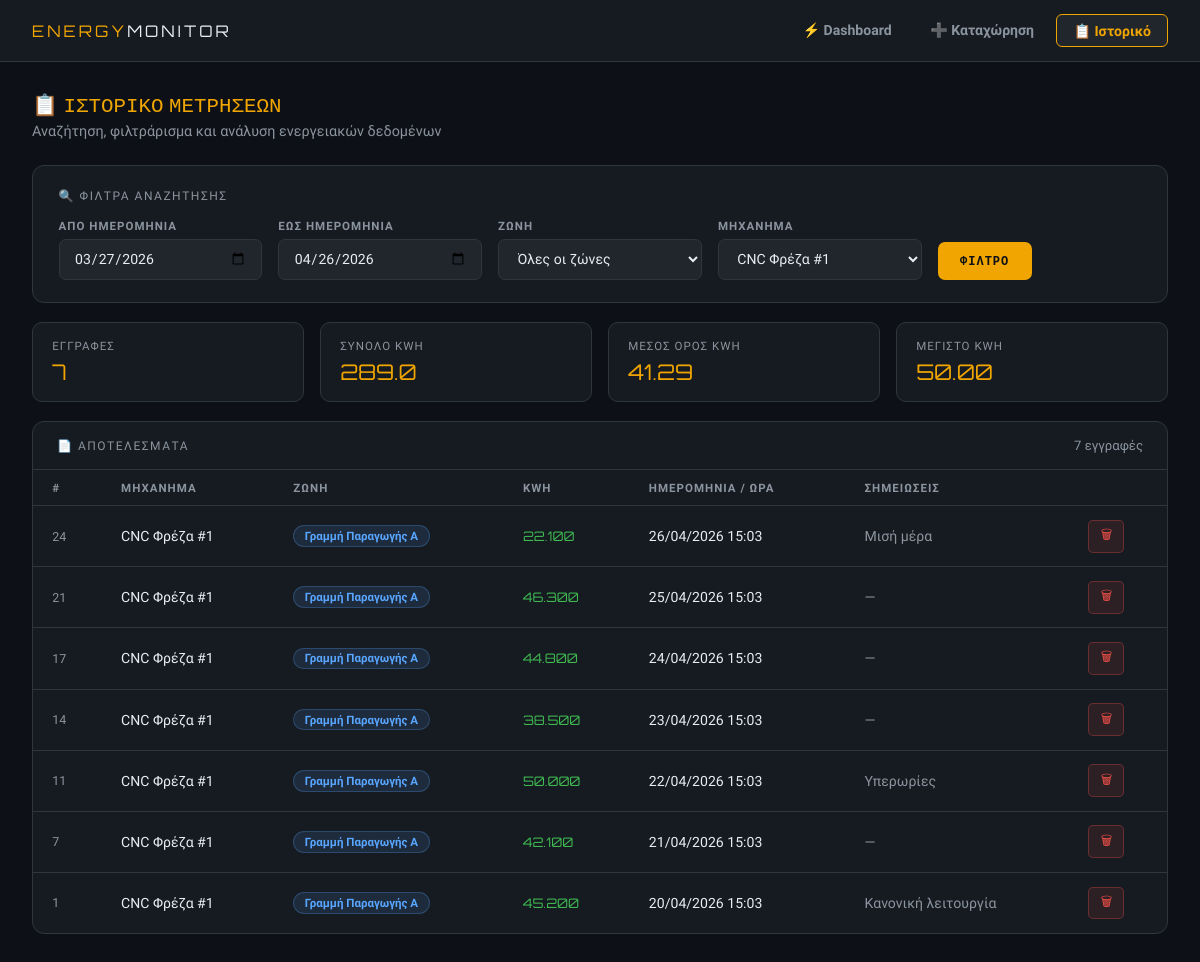
/history.php?machine_id=1, run on the app's committed database.
### tables this page shows
CREATE TABLE IF NOT EXISTS energy_readings (
    id          INT AUTO_INCREMENT PRIMARY KEY,
    machine_id  INT NOT NULL,
    kwh         DECIMAL(10,3) NOT NULL COMMENT 'Κατανάλωση σε kWh',
    recorded_at DATETIME NOT NULL,
    notes       TEXT,
    created_at  TIMESTAMP DEFAULT CURRENT_TIMESTAMP,
    FOREIGN KEY (machine_id) REFERENCES machines(id) ON DELETE CASCADE
);

CREATE TABLE IF NOT EXISTS machines (
    id              INT AUTO_INCREMENT PRIMARY KEY,
    zone_id         INT NOT NULL,
    name            VARCHAR(100) NOT NULL,
    model           VARCHAR(100),
    rated_power_kw  DECIMAL(8,2) NOT NULL COMMENT 'Ονομαστική ισχύς σε kW',
    status          ENUM('active','inactive','maintenance') DEFAULT 'active',
    created_at      TIMESTAMP DEFAULT CURRENT_TIMESTAMP,
    FOREIGN KEY (zone_id) REFERENCES zones(id) ON DELETE CASCADE
);

CREATE TABLE IF NOT EXISTS zones (
    id          INT AUTO_INCREMENT PRIMARY KEY,
    name        VARCHAR(100) NOT NULL,
    description TEXT,
    created_at  TIMESTAMP DEFAULT CURRENT_TIMESTAMP
);

### history.php (the view, shortened to what this page needs)
<?php
require_once 'config/db.php';
$f_machine = isset($_GET['machine_id']) ? (int) $_GET['machine_id'] : 0;
$f_from    = (!empty($_GET['from'])) ? $_GET['from'] : date('Y-m-d', strtotime('-30 days'));
$f_to      = (!empty($_GET['to']))   ? $_GET['to']   : date('Y-m-d');
$where = ["DATE(er.recorded_at) BETWEEN '$f_from' AND '$f_to'"];
if ($f_machine > 0) $where[] = "er.machine_id = $f_machine";
$where_sql = 'WHERE ' . implode(' AND ', $where);
$res = mysqli_query($con, "
    SELECT er.id, er.kwh, er.recorded_at, er.notes,
           m.name AS machine_name, z.name AS zone_name
    FROM energy_readings er
    JOIN machines m ON er.machine_id = m.id
    JOIN zones    z ON m.zone_id     = z.id
    $where_sql
    ORDER BY er.recorded_at DESC
    LIMIT 200
");
$rows = [];
while ($row = mysqli_fetch_assoc($res)) $rows[] = $row;
$sr = mysqli_query($con, "
    SELECT COUNT(*) AS cnt, SUM(er.kwh) AS total_kwh,
           AVG(er.kwh) AS avg_kwh, MAX(er.kwh) AS max_kwh
    FROM energy_readings er
    JOIN machines m ON er.machine_id = m.id
    $where_sql
");
$stats = mysqli_fetch_assoc($sr);
$mach_all = mysqli_query($con, "
    SELECT m.id, m.name, z.name AS zone_name
    FROM machines m JOIN zones z ON m.zone_id = z.id
    ORDER BY z.name, m.name
");
?>
<!DOCTYPE html>
<html lang="el">
<head>
</head>
<body>
<nav>
    <div class="logo">ENERGY<span>MONITOR</span></div>
    <div class="nav-links">
        <a href="index.php">⚡ Dashboard</a>
        <a href="add_reading.php">➕ Καταχώρηση</a>
        <a href="history.php" class="active">📋 Ιστορικό</a>
    </div>
</nav>
<div class="container">
    <div class="page-title">📋 ΙΣΤΟΡΙΚΟ ΜΕΤΡΗΣΕΩΝ</div>
    <div class="page-sub">Αναζήτηση, φιλτράρισμα και ανάλυση ενεργειακών δεδομένων</div>
    <div class="filter-card">
        <div class="filter-title">🔍 Φίλτρα Αναζήτησης</div>
        <form method="GET" action="history.php">
            <div class="filter-grid">
                <div>
                    <label>Από Ημερομηνία</label>
                    <input type="date" name="from" value="<?= htmlspecialchars($f_from) ?>">
                </div>
                <div>
                    <label>Έως Ημερομηνία</label>
                    <input type="date" name="to" value="<?= htmlspecialchars($f_to) ?>">
                </div>
                <div>
                    <label>Ζώνη</label>
                    <select name="zone_id">
                        <option value="0">Όλες οι ζώνες</option>
                    </select>
                </div>
                <div>
                    <label>Μηχάνημα</label>
                    <select name="machine_id">
                        <?php while ($m = mysqli_fetch_assoc($mach_all)): ?>
                        <option value="<?= $m['id'] ?>" <?= $f_machine == $m['id'] ? 'selected' : '' ?>>
                            <?= htmlspecialchars($m['name']) ?>
                        </option>
                        <?php endwhile; ?>
                    </select>
                </div>
                <div style="display:flex;align-items:flex-end">
                    <button type="submit" class="btn-filter">ΦΙΛΤΡΟ</button>
                </div>
            </div>
        </form>
    </div>
    <div class="mini-stats">
        <div class="mini-stat">
            <div class="mini-stat-label">Εγγραφές</div>
            <div class="mini-stat-value"><?= number_format((int)$stats['cnt']) ?></div>
        </div>
        <div class="mini-stat">
            <div class="mini-stat-label">Σύνολο kWh</div>
            <div class="mini-stat-value"><?= number_format((float)$stats['total_kwh'], 1) ?></div>
        </div>
        <div class="mini-stat">
            <div class="mini-stat-label">Μέσος Όρος kWh</div>
            <div class="mini-stat-value"><?= number_format((float)$stats['avg_kwh'], 2) ?></div>
        </div>
        <div class="mini-stat">
            <div class="mini-stat-label">Μέγιστο kWh</div>
            <div class="mini-stat-value"><?= number_format((float)$stats['max_kwh'], 2) ?></div>
        </div>
    </div>
    <div class="table-card">
        <div class="table-header">
            <span class="table-header-title">📄 Αποτελέσματα</span>
            <span class="table-header-count"><?= count($rows) ?> εγγραφές</span>
        </div>
        <?php if (empty($rows)): ?>
            <div class="no-data">⚡ Δεν βρέθηκαν μετρήσεις για τα επιλεγμένα φίλτρα.</div>
        <?php else: ?>
        <div style="overflow-x:auto">
        <table>
            <thead>
                <tr>
                    <th>#</th>
                    <th>Μηχάνημα</th>
                    <th>Ζώνη</th>
                    <th>kWh</th>
                    <th>Ημερομηνία / Ώρα</th>
                    <th>Σημειώσεις</th>
                    <th></th>
                </tr>
            </thead>
            <tbody>
                <?php foreach ($rows as $row): ?>
                <tr>
                    <td style="color:var(--muted);font-size:0.78rem"><?= $row['id'] ?></td>
                    <td><?= htmlspecialchars($row['machine_name']) ?></td>
                    <td><span class="badge"><?= htmlspecialchars($row['zone_name']) ?></span></td>
                    <td class="kwh"><?= number_format($row['kwh'], 3) ?></td>
                    <td><?= date('d/m/Y H:i', strtotime($row['recorded_at'])) ?></td>
                    <td style="color:var(--muted)"><?= htmlspecialchars($row['notes'] ?? '—') ?></td>
                    <td>
                        <form method="POST" onsubmit="return confirm('Διαγραφή αυτής της μέτρησης;')">
                            <button type="submit" class="btn-del">🗑</button>
                        </form>
                    </td>
                </tr>
                <?php endforeach; ?>
            </tbody>
        </table>
        </div>
        <?php endif; ?>
    </div>
</div>
</body>
</html>

### history.php (style rules this page uses)
:root { --bg:#0d1117; --surface:#161b22; --surface2:#21262d; --accent:#f0a500; --accent2:#58a6ff; --green:#3fb950; --red:#f85149; --text:#e6edf3; --muted:#8b949e; --border:#30363d; }
* { margin:0; padding:0; box-sizing:border-box; }
body { background:var(--bg); color:var(--text); font-family:'Exo 2',sans-serif; min-height:100vh; }
nav { background:var(--surface); border-bottom:1px solid var(--border); display:flex; align-items:center; justify-content:space-between; padding:0 2rem; height:62px; position:sticky; top:0; z-index:100; }
.logo { font-family:'Orbitron',monospace; font-size:1rem; color:var(--accent); letter-spacing:3px; }
.logo span { color:var(--text); }
.nav-links { display:flex; gap:0.4rem; }
.nav-links a { padding:0.45rem 1rem; border-radius:6px; text-decoration:none; color:var(--muted); font-size:0.88rem; font-weight:600; transition:all 0.18s; }
.nav-links a.active { background:var(--surface2); color:var(--accent); border:1px solid var(--accent); }
.container { max-width:1300px; margin:0 auto; padding:1.8rem 2rem; }
.page-title { font-family:'Orbitron',monospace; font-size:1.3rem; color:var(--accent); margin-bottom:0.3rem; }
.page-sub { color:var(--muted); font-size:0.9rem; margin-bottom:1.6rem; }
.filter-card { background:var(--surface); border:1px solid var(--border); border-radius:12px; padding:1.4rem 1.6rem; margin-bottom:1.2rem; }
.filter-title { font-size:0.75rem; text-transform:uppercase; letter-spacing:1.5px; color:var(--muted); margin-bottom:1rem; }
.filter-grid { display:grid; grid-template-columns:repeat(auto-fit,minmax(160px,1fr)); gap:1rem; align-items:end; }
.filter-grid label { display:block; font-size:0.72rem; text-transform:uppercase; letter-spacing:1px; color:var(--muted); margin-bottom:0.4rem; font-weight:600; }
input, select { width:100%; background:var(--surface2); border:1px solid var(--border); border-radius:7px; padding:0.65rem 0.9rem; color:var(--text); font-family:'Exo 2',sans-serif; font-size:0.88rem; outline:none; }
.btn-filter { padding:0.68rem 1.4rem; background:var(--accent); color:#0d1117; border:none; border-radius:7px; font-weight:700; cursor:pointer; font-family:'Orbitron',monospace; font-size:0.75rem; letter-spacing:1px; }
.mini-stats { display:grid; grid-template-columns:repeat(4,1fr); gap:1rem; margin-bottom:1.2rem; }
.mini-stat { background:var(--surface); border:1px solid var(--border); border-radius:10px; padding:1rem 1.2rem; }
.mini-stat-label { font-size:0.72rem; text-transform:uppercase; letter-spacing:1px; color:var(--muted); }
.mini-stat-value { font-family:'Orbitron',monospace; font-size:1.35rem; color:var(--accent); margin-top:0.3rem; }
.table-card { background:var(--surface); border:1px solid var(--border); border-radius:12px; overflow:hidden; }
.table-header { padding:1rem 1.5rem; border-bottom:1px solid var(--border); display:flex; justify-content:space-between; align-items:center; }
.table-header-title { font-size:0.75rem; text-transform:uppercase; letter-spacing:1.5px; color:var(--muted); }
.table-header-count { font-size:0.82rem; color:var(--muted); }
table { width:100%; border-collapse:collapse; }
th { padding:0.65rem 1.2rem; font-size:0.72rem; color:var(--muted); text-transform:uppercase; letter-spacing:1px; text-align:left; border-bottom:1px solid var(--border); font-weight:600; }
td { padding:0.85rem 1.2rem; font-size:0.88rem; border-bottom:1px solid var(--border); }
tr:last-child td { border-bottom:none; }
.badge { display:inline-block; padding:0.18rem 0.65rem; border-radius:20px; font-size:0.72rem; font-weight:700; background:rgba(88,166,255,0.12); color:var(--accent2); border:1px solid rgba(88,166,255,0.25); }
.kwh { font-family:'Orbitron',monospace; color:var(--green); font-size:0.82rem; }
.btn-del { background:rgba(248,81,73,0.1); border:1px solid rgba(248,81,73,0.3); color:var(--red); padding:0.28rem 0.7rem; border-radius:5px; cursor:pointer; font-size:0.8rem; }

### data on the page
energy_readings: id "24", machine.name "CNC Φρέζα #1", zones.name "Γραμμή Παραγωγής Α", kwh "22.100", recorded_at "26/04/2026 15:03", notes "Μισή μέρα"
energy_readings: id "21", machine.name "CNC Φρέζα #1", zones.name "Γραμμή Παραγωγής Α", kwh "46.300", recorded_at "25/04/2026 15:03", notes "—"
energy_readings: id "17", machine.name "CNC Φρέζα #1", zones.name "Γραμμή Παραγωγής Α", kwh "44.800", recorded_at "24/04/2026 15:03", notes "—"
energy_readings: id "14", machine.name "CNC Φρέζα #1", zones.name "Γραμμή Παραγωγής Α", kwh "38.500", recorded_at "23/04/2026 15:03", notes "—"
energy_readings: id "11", machine.name "CNC Φρέζα #1", zones.name "Γραμμή Παραγωγής Α", kwh "50.000", recorded_at "22/04/2026 15:03", notes "Υπερωρίες"
energy_readings: id "7", machine.name "CNC Φρέζα #1", zones.name "Γραμμή Παραγωγής Α", kwh "42.100", recorded_at "21/04/2026 15:03", notes "—"
energy_readings: id "1", machine.name "CNC Φρέζα #1", zones.name "Γραμμή Παραγωγής Α", kwh "45.200", recorded_at "20/04/2026 15:03", notes "Κανονική λειτουργία"

### other printed values
$stats['cnt'] "7"
$stats['total_kwh'] "289.0"
$stats['avg_kwh'] "41.29"
$stats['max_kwh'] "50.00"
count($rows) "7"
form field machine_id "CNC Φρέζα #1"
